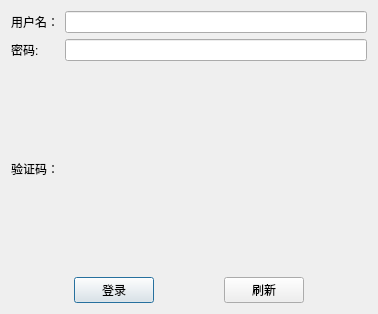
<?xml version="1.0" encoding="UTF-8"?>
<ui version="4.0">
 <class>dlgLogin</class>
 <widget class="QDialog" name="dlgLogin">
  <property name="geometry">
   <rect>
    <x>0</x>
    <y>0</y>
    <width>378</width>
    <height>314</height>
   </rect>
  </property>
  <property name="windowTitle">
   <string>12306 Login</string>
  </property>
  <layout class="QGridLayout" name="gridLayout_2">
   <item row="0" column="0">
    <layout class="QGridLayout" name="gridLayout">
     <item row="0" column="0">
      <widget class="QLabel" name="label">
       <property name="text">
        <string>用户名：</string>
       </property>
      </widget>
     </item>
     <item row="0" column="1">
      <widget class="QLineEdit" name="txtUsername"/>
     </item>
     <item row="1" column="0">
      <widget class="QLabel" name="label_2">
       <property name="text">
        <string>密码:</string>
       </property>
      </widget>
     </item>
     <item row="1" column="1">
      <widget class="QLineEdit" name="txtPasswd">
       <property name="echoMode">
        <enum>QLineEdit::Password</enum>
       </property>
      </widget>
     </item>
     <item row="2" column="0">
      <widget class="QLabel" name="label_3">
       <property name="text">
        <string>验证码：</string>
       </property>
      </widget>
     </item>
     <item row="2" column="1">
      <widget class="QLabel" name="lblCaptcha">
       <property name="text">
        <string/>
       </property>
       <property name="pixmap">
        <pixmap>../../../../pic/chapter3/12306-login-check.jpeg</pixmap>
       </property>
      </widget>
     </item>
    </layout>
   </item>
   <item row="1" column="0">
    <layout class="QHBoxLayout" name="horizontalLayout">
     <item>
      <spacer name="horizontalSpacer">
       <property name="orientation">
        <enum>Qt::Horizontal</enum>
       </property>
       <property name="sizeHint" stdset="0">
        <size>
         <width>40</width>
         <height>20</height>
        </size>
       </property>
      </spacer>
     </item>
     <item>
      <widget class="QPushButton" name="btnLogin">
       <property name="text">
        <string>登录</string>
       </property>
      </widget>
     </item>
     <item>
      <spacer name="horizontalSpacer_2">
       <property name="orientation">
        <enum>Qt::Horizontal</enum>
       </property>
       <property name="sizeHint" stdset="0">
        <size>
         <width>40</width>
         <height>20</height>
        </size>
       </property>
      </spacer>
     </item>
     <item>
      <widget class="QPushButton" name="btnRefresh">
       <property name="text">
        <string>刷新</string>
       </property>
      </widget>
     </item>
     <item>
      <spacer name="horizontalSpacer_3">
       <property name="orientation">
        <enum>Qt::Horizontal</enum>
       </property>
       <property name="sizeHint" stdset="0">
        <size>
         <width>40</width>
         <height>20</height>
        </size>
       </property>
      </spacer>
     </item>
    </layout>
   </item>
  </layout>
 </widget>
 <resources/>
 <connections/>
</ui>
